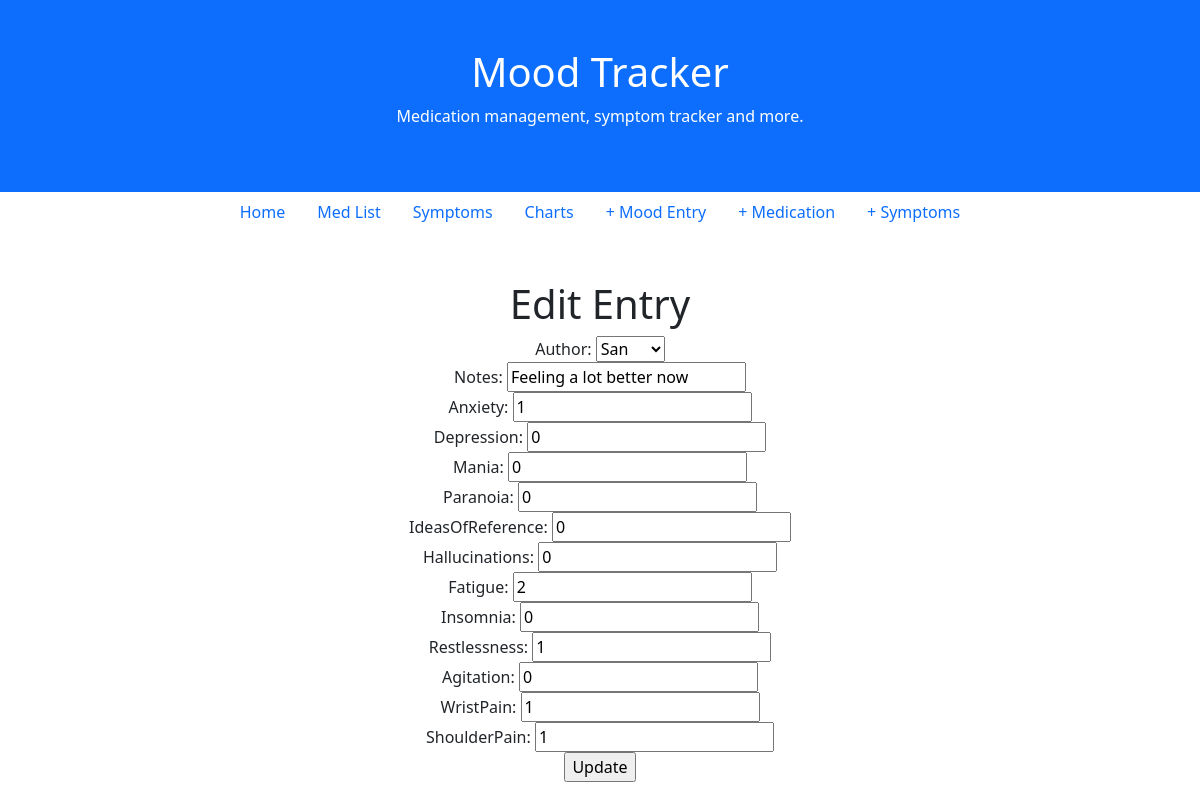
The app's page /symptoms/2/edit with its own data.
### symptoms/models.py (models this page shows, shortened)
class Symptom(models.Model):
    author = models.ForeignKey(
        "auth.User",
        on_delete=models.CASCADE,
    )
    datetime = models.DateTimeField(auto_now_add=True)
    notes = models.CharField(max_length=200)
    Anxiety = models.IntegerField()
    Depression = models.IntegerField()
    Mania = models.IntegerField()
    Paranoia = models.IntegerField()
    IdeasOfReference = models.IntegerField()
    Hallucinations = models.IntegerField()
    Fatigue = models.IntegerField()
    Insomnia = models.IntegerField()
    Restlessness = models.IntegerField()
    Agitation = models.IntegerField()
    WristPain = models.IntegerField()
    ShoulderPain = models.IntegerField()

### symptoms/views.py (the view)
# urls.py: path("symptoms/<int:pk>/edit", SymptomsUpdateView.as_view(), name="symptoms_edit"),
class SymptomsUpdateView(UpdateView):
    model = Symptom
    template_name = "symptoms_edit.html"
    fields = ["author", "notes", "Anxiety", "Depression", "Mania", "Paranoia", "IdeasOfReference", "Hallucinations", "Fatigue", "Insomnia", "Restlessness", "Agitation", "WristPain", "ShoulderPain"]

### templates/symptoms_edit.html (shortened to what this page needs)
{% extends "base.html" %}
{% block content %}
<div class="container-fluid p-5 text-center">
<h1>Edit Entry</h1>
<form action="" method="post">
    {{ form }}
    <input type="submit" value="Update">
</form>
</div>
{% endblock content %}

### records on screen
Symptom: author "San", notes "Feeling a lot better now", Anxiety "1", Depression "0", Mania "0", Paranoia "0", IdeasOfReference "0", Hallucinations "0", Fatigue "2", Insomnia "0", Restlessness "1", Agitation "0", WristPain "1", ShoulderPain "1"
